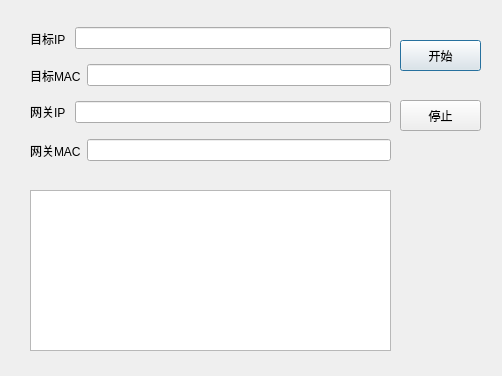
<?xml version="1.0" encoding="UTF-8"?>
<ui version="4.0">
 <class>ArpCheatDialog</class>
 <widget class="QDialog" name="ArpCheatDialog">
  <property name="geometry">
   <rect>
    <x>0</x>
    <y>0</y>
    <width>502</width>
    <height>376</height>
   </rect>
  </property>
  <property name="windowTitle">
   <string>Dialog</string>
  </property>
  <widget class="QPushButton" name="startBtn">
   <property name="geometry">
    <rect>
     <x>400</x>
     <y>40</y>
     <width>81</width>
     <height>31</height>
    </rect>
   </property>
   <property name="text">
    <string>开始</string>
   </property>
  </widget>
  <widget class="QPushButton" name="stopBtn">
   <property name="geometry">
    <rect>
     <x>400</x>
     <y>100</y>
     <width>81</width>
     <height>31</height>
    </rect>
   </property>
   <property name="text">
    <string>停止</string>
   </property>
  </widget>
  <widget class="QWidget" name="layoutWidget">
   <property name="geometry">
    <rect>
     <x>30</x>
     <y>13</y>
     <width>361</width>
     <height>51</height>
    </rect>
   </property>
   <layout class="QHBoxLayout" name="horizontalLayout">
    <item>
     <widget class="QLabel" name="label">
      <property name="text">
       <string>目标IP </string>
      </property>
     </widget>
    </item>
    <item>
     <widget class="QLineEdit" name="targetIp"/>
    </item>
   </layout>
  </widget>
  <widget class="QWidget" name="layoutWidget">
   <property name="geometry">
    <rect>
     <x>30</x>
     <y>60</y>
     <width>361</width>
     <height>31</height>
    </rect>
   </property>
   <layout class="QHBoxLayout" name="horizontalLayout_2">
    <item>
     <widget class="QLabel" name="label_2">
      <property name="text">
       <string>目标MAC</string>
      </property>
     </widget>
    </item>
    <item>
     <widget class="QLineEdit" name="targetMac"/>
    </item>
   </layout>
  </widget>
  <widget class="QWidget" name="layoutWidget">
   <property name="geometry">
    <rect>
     <x>30</x>
     <y>100</y>
     <width>361</width>
     <height>24</height>
    </rect>
   </property>
   <layout class="QHBoxLayout" name="horizontalLayout_3">
    <item>
     <widget class="QLabel" name="label_3">
      <property name="text">
       <string>网关IP </string>
      </property>
     </widget>
    </item>
    <item>
     <widget class="QLineEdit" name="gateIp"/>
    </item>
   </layout>
  </widget>
  <widget class="QWidget" name="layoutWidget">
   <property name="geometry">
    <rect>
     <x>30</x>
     <y>130</y>
     <width>361</width>
     <height>41</height>
    </rect>
   </property>
   <layout class="QHBoxLayout" name="horizontalLayout_4">
    <item>
     <widget class="QLabel" name="label_4">
      <property name="text">
       <string>网关MAC</string>
      </property>
     </widget>
    </item>
    <item>
     <widget class="QLineEdit" name="gateMac"/>
    </item>
   </layout>
  </widget>
  <widget class="QTextBrowser" name="textBrowser">
   <property name="geometry">
    <rect>
     <x>30</x>
     <y>190</y>
     <width>361</width>
     <height>161</height>
    </rect>
   </property>
  </widget>
 </widget>
 <resources/>
 <connections/>
</ui>
